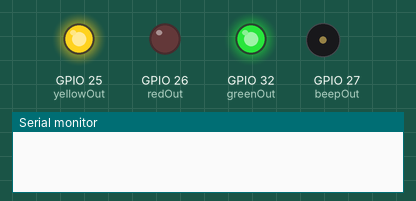
A sketch run on a simulated ESP32. On the bench: output pins drawn as LEDs (lit = HIGH), buzzer (waves = sounding, pin HIGH), the last lines printed to the serial monitor. WiFi joins after 1.5 s; servers stay silent unless stated.

Above: at 0.1 s.
At 5.1 s:
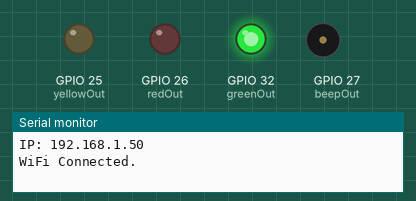
Timing chart, 0 to 6.6 s (numbered marks = the images above):
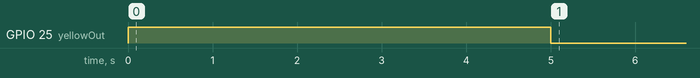

Measured:
- by itself, GPIO 25 (yellowOut): HIGH → LOW at 5.0 s

The sketch:

doorAlarm.ino
```cpp
const char *apSSID="xxx";
const char *apPW="xxx";

#include "LED.h"
#include "WLAN.h"
#include "Alarm.h"

void setup() {
  Serial.begin(115200);
  initLED();
  initWLAN();
  initAlarm(); }

void loop() { ledWorker(); wlanWorker(); alarmWorker(); }
```

Alarm.h
```cpp
WiFiUDP udpAlarm;

uint8_t ethMAC[6];

void initAlarm() {
  udpAlarm.begin(9999);
  uint64_t espid=ESP.getEfuseMac();
  ethMAC[0]=espid>>40&255; ethMAC[1]=espid>>32&255; ethMAC[2]=espid>>24&255;
  ethMAC[3]=espid>>16&255; ethMAC[4]=espid>>8&255; ethMAC[5]=espid>>0&255; }

uint8_t packetBuffer[14];

void alarmWorker() {
  static uint32_t alarmTimer;

  int udpBytes=udpAlarm.parsePacket();
  if (udpBytes==14) {
    greenOn(); yellowOn(); alarmTimer=millis()+90000UL;
    udpAlarm.read(packetBuffer,udpBytes);
    Serial.print("Alarm Packet received: ");
    for (int n=0;n<14;n++) { Serial.print(String(packetBuffer[n],HEX)); Serial.print(" "); } Serial.println();
    int slow=0, fast=0;
    for (int n=6;n<14;n++) {
      if (packetBuffer[n]==1) { slow=1; }
      if (packetBuffer[n]==2) { fast=1; } }
    if (slow==0 && fast==0) { redOff(); }
    else if (slow==1 && fast==0) { slowOn(); }
    else if (slow==0 && fast==1) { fastOn(); }
    else if (slow==1 && fast==1) { fastOn(); }
    greenOff(); yellowOff();

    if (udpAlarm.beginPacket(udpAlarm.remoteIP(),9999)==1) {
      udpAlarm.write(ethMAC,6);
      udpAlarm.endPacket();
      Serial.println("Reply Packet sent."); } }

  if (millis()>=alarmTimer) { greenOn(); } }
```

LED.h
```cpp
#include "intervalTimer.h"

intervalTimer timerRed; bool redStatus=0;

#define beepOut 27
#define greenOut 32
#define yellowOut 25
#define redOut 26

void redOff() { timerRed.disable(); redStatus=0; digitalWrite(redOut,0); }
void redToggle() { redStatus=!redStatus; digitalWrite(redOut,redStatus); }
void fastOn() { redOff(); timerRed.set(250,true,0,itInfinite,redToggle); }
void slowOn() { redOff(); timerRed.set(1000,true,0,itInfinite,redToggle); }
void yellowOff() { digitalWrite(yellowOut,0); }
void yellowOn() { digitalWrite(yellowOut,1); }
void greenOff() { digitalWrite(greenOut,0); }
void greenOn() { digitalWrite(greenOut,1); }

void initLED() {
  pinMode(beepOut,OUTPUT);
  pinMode(greenOut,OUTPUT);
  pinMode(yellowOut,OUTPUT);
  pinMode(redOut,OUTPUT);
  greenOn(); yellowOn(); }

void ledWorker() { timerRed.check(); }
```

WLAN.h
```cpp
#include <WiFi.h>

int wifiStatus;

void initWLAN() {
  WiFi.begin(apSSID,apPW); }

void wlanWorker() {
  static uint32_t wlanTimer1=millis()+60000;
  static uint32_t wlanTimer2=millis()+5000;
  if (millis()>=wlanTimer1) { wlanTimer1=millis()+60000;
    if (WiFi.status()!=WL_CONNECTED) { WiFi.disconnect(); initWLAN(); } }
  if (millis()>=wlanTimer2) { wlanTimer2=millis()+5000;
    if (WiFi.status()!=wifiStatus) { wifiStatus=WiFi.status();
      if (wifiStatus==WL_CONNECTED) { Serial.print("IP: "); Serial.println(WiFi.localIP()); Serial.println("WiFi Connected."); yellowOff(); }
      else { Serial.println("WiFi Disconnected."); yellowOn(); } } } }
```

intervalTimer.h
```cpp
// (licence header left out)
#ifndef INTERVAL_TIMER_H
#define INTERVAL_TIMER_H

#define itInfinite -1

class intervalTimer {
  public:
    uint64_t timer;
    uint64_t time=1000;
    bool active=false;
    uint64_t start=1000;
    int counter=itInfinite;
    int count=itInfinite;
    void (*call)(void)=nullptr;

    intervalTimer(uint32_t value1=1000,bool value2=false,uint32_t value3=1000,int value4=itInfinite,void (*value5)(void)=nullptr) {
      time=value1; active=value2; start=value3; timer=millis()+value3; counter=value4; count=value4; call=value5; }

    void set(uint32_t value1=1000,bool value2=false,uint32_t value3=1000,int value4=itInfinite,void (*value5)(void)=nullptr) {
      time=value1; active=value2; start=value3; timer=millis()+value3; counter=value4; count=value4; call=value5; }

    void enable() { active=true; }
    void disable() { active=false; }

    void reset() { active=true; timer=millis()+time; counter=count; }
    void restart() { active=true; timer=millis()+start; counter=count; }

    bool check() {
      if (millis()>=timer) {
        if (active && counter!=0) {
          if (count>0 && counter>0) { counter--; }
          timer=millis()+time; if (call!=nullptr) { call(); } return true; }
        else { return false; } }
      else { return false; } } };

#endif
```
